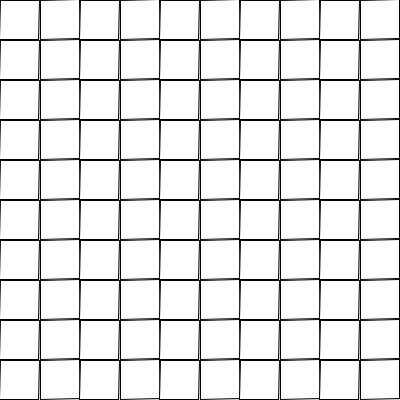
Frame 1 (no input)
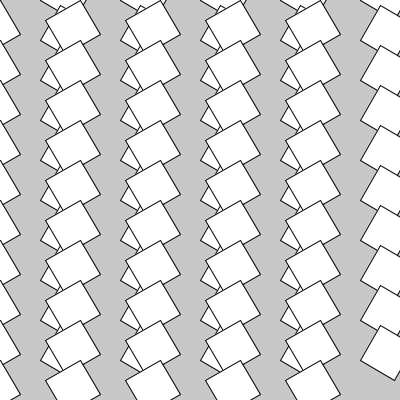
Frame 60 (the mouse pressed at the canvas centre just before this capture)
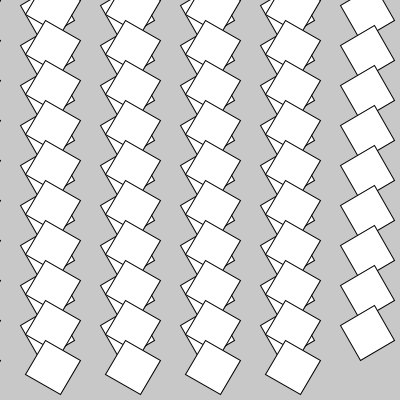
Frame 120 (the mouse held since frame 60 and released just before this capture)

The Processing sketch that drew these frames (run headless with seeded random() and noise(); from frame 60 on, the mouse is pressed at the canvas centre):

// Processing sketch: rotate_translate_for_05
// ── rotate_translate_for_05.pde
int cant = 10;
int tam;
int grados = 1;

void setup(){
  size(400,400);
  tam = width/cant;
  textSize(20);
}

void draw(){
  background(200);
  
  // i=0 -> 0,0 -> 0,0
  // i=1 -> 50,0 -> 50,0
  // i=2 -> 100,0 -> 100,0
  // i=3 -> 150,0 -> 150,0
  for(int i = 0; i < cant; i++){
    for(int j = 0; j < cant; j++){
      pushMatrix();//Salvar un punto de restauración
      
      translate(i*tam, j*tam);
      if(i%2 == 0){
        rotate(radians(grados));//0, 1, 2, 3, ... 
      }else{
        rotate(radians(360 - grados));// 360, 359, 358, ...
      }
      rect(0,0, tam, tam);
      //rect(10,10, tam, tam);
      
      popMatrix(); // Restaurar
    }
  }
  grados++;
}

void mouseClicked(){
}
